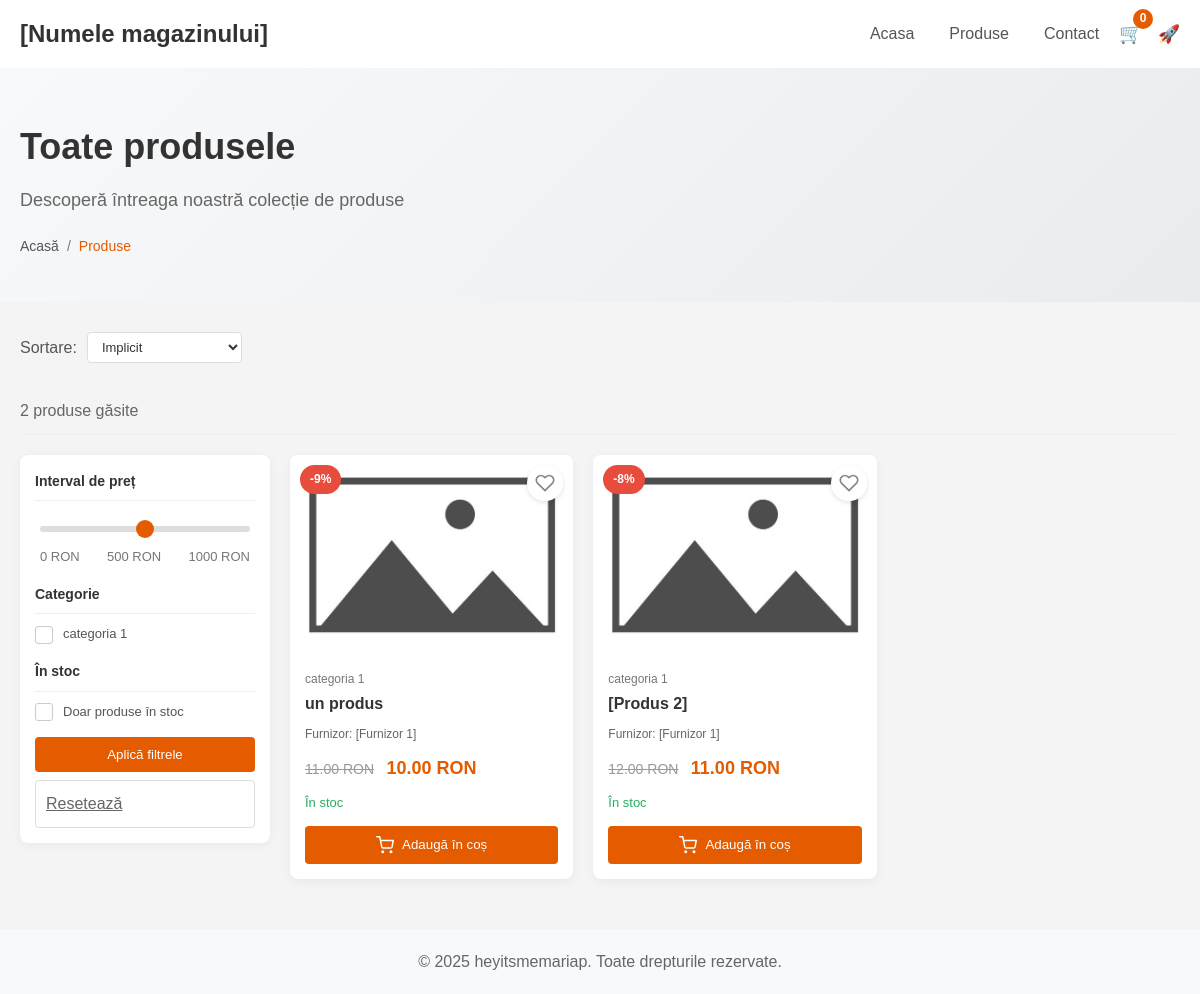
Page /products on the committed database.
### core/models.py (models this page shows, shortened)
class Category(models.Model):
    cid = ShortUUIDField(unique=True, length=10, alphabet="abcdefgh12345")
    title = models.CharField(max_length=100, default="[Categorie]")
    image = models.ImageField(upload_to="categorie")
    class Meta:
        verbose_name_plural = "Categorii"

class Product(models.Model):
    pid = ShortUUIDField(unique=True, length=10, alphabet="abcdefgh12345", default="[Produs nou]")
    title = models.CharField(max_length=100, default="[Produs]")
    image = models.ImageField(upload_to=user_directory_path, default="[Produs.jpg]")
    description = models.TextField(null=True, blank=True, default="[Descriere produs]")
    user = models.ForeignKey(User, on_delete = models.SET_NULL, null = True)
    category = models.ForeignKey(Category, on_delete = models.SET_NULL, null = True)
    vendor = models.ForeignKey(Furnizor, on_delete = models.SET_NULL, null = True)
    price = models.DecimalField(max_digits=10, decimal_places=2, default="00.00")
    old_price = models.DecimalField(max_digits=10, decimal_places=2, default="01.00")
    specifications = models.TextField(null=True, blank=True, default="[Alte specificatii]")
    product_status = models.CharField(choices=STATUS, max_length=10, default="wip")
    status = models.BooleanField(default=True)
    in_stock = models.BooleanField(default=True)
    featured = models.BooleanField(default=False)
    digital = models.BooleanField(default=False)
    sku = ShortUUIDField(unique=True, length=4, alphabet="1234567890")
    date = models.DateField(auto_now_add=True)
    updated = models.DateField(null = True, blank=True)
    class Meta:
        verbose_name_plural = "Produse"
    def get_precentage(self):
        if self.old_price and self.price > 0:
            new_price = 100 - (self.price / self.old_price) * 100
            return new_price
        return 0

class Furnizor(models.Model):
    vid = ShortUUIDField(unique=True, length=10, alphabet="abcdefgh12345")
    title = models.CharField(max_length=100, default="[Furnizor]")
    image = models.ImageField(upload_to=user_directory_path)
    description = models.TextField(null=True, blank=True, default="[Descriere furnizor]")
    address = models.CharField(max_length=100, default="[Bd. Preciziei nr. 24, Bloc A1, Ap.709]")
    contact = models.CharField(max_length=100, default="[+40 (787) 763 178]")
    chat_resp_time = models.CharField(max_length=100, default="[100]")
    shipping_on_time = models.CharField(max_length=100, default="[60]")
    authentic_rating = models.CharField(max_length=100, default="[5]")
    days_return = models.CharField(max_length=100, default="[30]")
    warranty_period = models.CharField(max_length=100, default="[30]")
    user = models.ForeignKey(User, on_delete = models.SET_NULL, null = True)
    price = models.DecimalField(max_digits=10, decimal_places=2,default="00.00")
    old_price = models.DecimalField(max_digits=10, decimal_places=2,default="01.00")
    class Meta:
        verbose_name_plural = "Furnizori"

### core/views.py (the view)
# urls.py: path("products", product_list, name="product-list"),
def product_list(request):
    products_list, sort_by, category_ids, price_range, in_stock = get_filtered_products(request)
    categories = Category.objects.all()
    wishlist_products_pids = set()
    if request.user.is_authenticated:
        wishlist_products_pids = set(
            Wishlist.objects.filter(user=request.user)
            .values_list('product__pid', flat=True)
        )
    for product in products_list:
        product.in_wishlist = product.pid in wishlist_products_pids
    paginator = Paginator(products_list, 9)
    page = request.GET.get('page', 1)
    try:
        products = paginator.page(page)
    except:
        products = paginator.page(1)
    context = {
        'products': products,
        'categories': categories,
        'current_sort': sort_by,
        'selected_categories': category_ids,
        'current_price': price_range,
        'show_in_stock': in_stock == 'true',
        'wishlist_products': wishlist_products_pids,  # Adăugăm lista de pid-uri în wishlist
    }
    return render(request, 'core/product_list.html', context)

### templates/core/product_list.html (shortened to what this page needs)
{% extends 'partials/base.html'  %}
{% load static %}
{% block content %}
<section class="products-header">
    <div class="container">
        <h1>Toate produsele</h1>
        <p>Descoperă întreaga noastră colecție de produse</p>
        <nav class="breadcrumb">
            <a href="{% url 'core:index' %}">Acasă</a>
            <span class="separator">/</span>
            <span class="current">Produse</span>
        </nav>
    </div>
</section>
<section class="products-container">
    <div class="container">
        <div class="filter-controls">
            <div class="filter-section">
                <label for="sort-products">Sortare:</label>
                <select id="sort-products" class="sort-select" onchange="updateSort(this.value)">
                    <option value="default" {% if current_sort == 'default' %}selected{% endif %}>Implicit</option>
                </select>
            </div>
        </div>
        <div class="search-results-info">
            <p>{{ products.paginator.count }} produse găsite</p>
        </div>
        <div class="products-grid-container">
            <div class="filters-sidebar" id="filters-sidebar">
                <form id="filter-form" method="get" action="{% url 'core:product-list' %}">
                    <div class="filter-block">
                        <h3>Interval de preț</h3>
                        <div class="price-range">
                            <input type="range" min="0" max="1000" value="{{ current_price|default:500 }}" class="slider" id="price-range" name="price">
                            <div class="price-labels">
                                <span>0 RON</span>
                                <span id="price-value">{{ current_price|default:500 }} RON</span>
                                <span>1000 RON</span>
                            </div>
                        </div>
                    </div>
                    <div class="filter-block">
                        <h3>Categorie</h3>
                        <div class="checkbox-group">
                            {% for category in categories %}
                            <label class="checkbox-label">
                                <span class="checkbox-custom"></span>
                                {{ category.title }}
                            </label>
                            {% endfor %}
                        </div>
                    </div>
                    <div class="filter-block">
                        <h3>În stoc</h3>
                        <div class="checkbox-group">
                            <label class="checkbox-label">
                                <span class="checkbox-custom"></span>
                                Doar produse în stoc
                            </label>
                        </div>
                    </div>
                    <div class="filter-actions">
                        <button type="submit" class="btn-apply">Aplică filtrele</button>
                        <a href="{% url 'core:product-list' %}" class="btn-reset">Resetează</a>
                    </div>
                </form>
            </div>
            <div class="products-grid">
                {% if products %}
                    {% for product in products %}
                    <div class="product-card" data-product-id="{{ product.pid }}">
                        <div class="product-badge {% if product.get_precentage > 0 %}sale{% elif product.featured %}featured{% endif %}">
                            {% if product.get_precentage > 0 %}
                                -{{ product.get_precentage|floatformat:0 }}%
                            {% elif product.featured %}
                                Popular
                            {% endif %}
                        </div>
                        <div class="product-actions">
                            <button class="action-btn wishlist-btn {% if product.pid in wishlist_products %}in-wishlist{% endif %}" title="Adaugă la favorite" data-product-id="{{ product.pid }}">
                            </button>
                        </div>
                        <a href="#" class="product-image">
                            <img src="{% if product.image %}{{ product.image.url }}{% else %}{% static 'placeholder.jpg' %}{% endif %}" alt="{{ product.title }}">
                        </a>
                        <div class="product-info">
                            <div class="product-category">{{ product.category.title|default:"Fără categorie" }}</div>
                            <h3 class="product-title">
                                <a href="#">{{ product.title }}</a>
                            </h3>
                            <div class="product-vendor">
                                {% if product.vendor %}
                                    <span>Furnizor: {{ product.vendor.title }}</span>
                                {% else %}
                                    <span>Furnizor propriu</span>
                                {% endif %}
                            </div>
                            <div class="product-price">
                                {% if product.get_precentage > 0 %}
                                    <span class="regular-price">{{ product.old_price }} RON</span>
                                {% endif %}
                                <span class="current-price">{{ product.price }} RON</span>
                            </div>
                            <div class="product-status">
                                {% if product.in_stock %}
                                    <span class="in-stock">În stoc</span>
                                {% else %}
                                    <span class="out-of-stock">Stoc epuizat</span>
                                {% endif %}
                            </div>
                            <div class="cart-actions">
                                <button class="add-to-cart" data-product-id="{{ product.pid }}">
                                    Adaugă în coș
                                </button>
                            </div>
                        </div>
                    </div>
                    {% endfor %}
                {% endif %}
            </div>
        </div>
    </div>
</section>
{% endblock content %}

### static/assets/css/styles.css (style rules this page uses)
* { margin: 0; padding: 0; box-sizing: border-box; font-family: Arial, sans-serif; }
body { background: #f4f4f4; color: #333; }

### templates/partials/base.html (style rules this page uses)
body { font-family: Arial, sans-serif; margin: 0; padding: 0; line-height: 1.6; color: #333; }
nav { display: flex; align-items: center; }
.cart-actions { width: 100%; margin-top: 10px; }
.add-to-cart { width: 100%; display: flex; align-items: center; justify-content: center; background-color: #e55b00; color: white; border: none; padding: 10px; border-radius: 4px; font-weight: 500; cursor: pointer; transition: background-color 0.2s, transform 0.1s; }
.add-to-cart svg { margin-right: 8px; }
.add-to-cart, .quantity-controls { transition: opacity 0.3s, transform 0.3s; }
.wishlist-btn { background-color: white; border: none; width: 36px; height: 36px; border-radius: 50%; display: flex; align-items: center; justify-content: center; box-shadow: 0 2px 5px rgba(0,0,0,0.1); cursor: pointer; transition: all 0.2s; color: #888; }

### rows in the picture
Category: title "categoria 1"
Product: get_precentage "9", image (picture), category "categoria 1", title "un produs", vendor "[Furnizor 1]", old_price "11.00", price "10.00", in_stock "În stoc"
Product: get_precentage "8", image (picture), category "categoria 1", title "[Produs 2]", vendor "[Furnizor 1]", old_price "12.00", price "11.00", in_stock "În stoc"

### other values in the picture
{{ products.paginator.count }} "2"
{{ current_price|default:500 }} "500"
